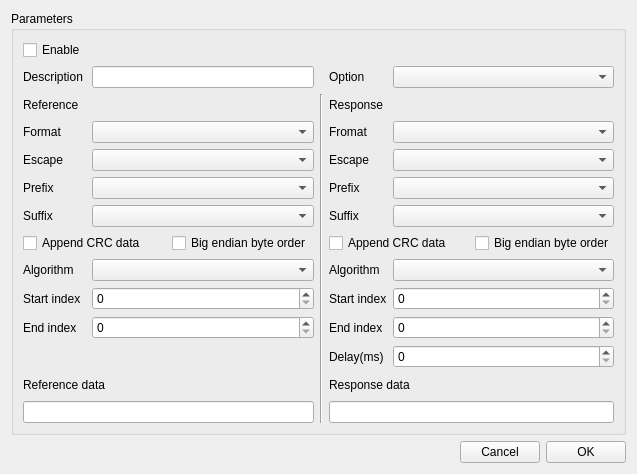
<?xml version="1.0" encoding="UTF-8"?>
<ui version="4.0">
 <class>SAKResponserToolUiEditor</class>
 <widget class="QWidget" name="SAKResponserToolUiEditor">
  <property name="geometry">
   <rect>
    <x>0</x>
    <y>0</y>
    <width>637</width>
    <height>474</height>
   </rect>
  </property>
  <property name="sizePolicy">
   <sizepolicy hsizetype="Preferred" vsizetype="Preferred">
    <horstretch>0</horstretch>
    <verstretch>0</verstretch>
   </sizepolicy>
  </property>
  <property name="windowTitle">
   <string notr="true">Form</string>
  </property>
  <layout class="QGridLayout" name="gridLayout">
   <item row="1" column="2">
    <widget class="QPushButton" name="pushButtonOk">
     <property name="text">
      <string>OK</string>
     </property>
    </widget>
   </item>
   <item row="1" column="0">
    <spacer name="horizontalSpacer">
     <property name="orientation">
      <enum>Qt::Horizontal</enum>
     </property>
     <property name="sizeHint" stdset="0">
      <size>
       <width>40</width>
       <height>20</height>
      </size>
     </property>
    </spacer>
   </item>
   <item row="1" column="1">
    <widget class="QPushButton" name="pushButtonCancel">
     <property name="text">
      <string>Cancel</string>
     </property>
    </widget>
   </item>
   <item row="0" column="0" colspan="3">
    <widget class="QGroupBox" name="groupBox">
     <property name="title">
      <string>Parameters</string>
     </property>
     <layout class="QGridLayout" name="gridLayout_2">
      <item row="6" column="4">
       <widget class="SAKAffixesComboBox" name="comboBoxResSuffix"/>
      </item>
      <item row="1" column="0">
       <widget class="QLabel" name="label">
        <property name="sizePolicy">
         <sizepolicy hsizetype="Fixed" vsizetype="Preferred">
          <horstretch>0</horstretch>
          <verstretch>0</verstretch>
         </sizepolicy>
        </property>
        <property name="text">
         <string>Description</string>
        </property>
       </widget>
      </item>
      <item row="0" column="0">
       <widget class="QCheckBox" name="checkBoxEnable">
        <property name="text">
         <string>Enable</string>
        </property>
       </widget>
      </item>
      <item row="9" column="0">
       <widget class="QLabel" name="label_15">
        <property name="sizePolicy">
         <sizepolicy hsizetype="Fixed" vsizetype="Preferred">
          <horstretch>0</horstretch>
          <verstretch>0</verstretch>
         </sizepolicy>
        </property>
        <property name="text">
         <string>Start index</string>
        </property>
       </widget>
      </item>
      <item row="4" column="3">
       <widget class="QLabel" name="label_8">
        <property name="sizePolicy">
         <sizepolicy hsizetype="Fixed" vsizetype="Preferred">
          <horstretch>0</horstretch>
          <verstretch>0</verstretch>
         </sizepolicy>
        </property>
        <property name="text">
         <string>Escape</string>
        </property>
       </widget>
      </item>
      <item row="7" column="0" colspan="2">
       <layout class="QHBoxLayout" name="horizontalLayout">
        <item>
         <widget class="QCheckBox" name="checkBoxRefCrcEnable">
          <property name="text">
           <string>Append CRC data</string>
          </property>
         </widget>
        </item>
        <item>
         <widget class="QCheckBox" name="checkBoxRefBigEndian">
          <property name="text">
           <string>Big endian byte order</string>
          </property>
         </widget>
        </item>
       </layout>
      </item>
      <item row="10" column="3">
       <widget class="QLabel" name="label_18">
        <property name="sizePolicy">
         <sizepolicy hsizetype="Fixed" vsizetype="Preferred">
          <horstretch>0</horstretch>
          <verstretch>0</verstretch>
         </sizepolicy>
        </property>
        <property name="text">
         <string>End index</string>
        </property>
       </widget>
      </item>
      <item row="3" column="3">
       <widget class="QLabel" name="label_6">
        <property name="sizePolicy">
         <sizepolicy hsizetype="Fixed" vsizetype="Preferred">
          <horstretch>0</horstretch>
          <verstretch>0</verstretch>
         </sizepolicy>
        </property>
        <property name="text">
         <string>Fromat</string>
        </property>
       </widget>
      </item>
      <item row="12" column="0" colspan="2">
       <widget class="QLabel" name="label_19">
        <property name="text">
         <string>Reference data</string>
        </property>
       </widget>
      </item>
      <item row="3" column="1">
       <widget class="SAKTextFormatComboBox" name="comboBoxRefFormat"/>
      </item>
      <item row="3" column="0">
       <widget class="QLabel" name="label_5">
        <property name="sizePolicy">
         <sizepolicy hsizetype="Fixed" vsizetype="Preferred">
          <horstretch>0</horstretch>
          <verstretch>0</verstretch>
         </sizepolicy>
        </property>
        <property name="text">
         <string>Format</string>
        </property>
       </widget>
      </item>
      <item row="10" column="0">
       <widget class="QLabel" name="label_16">
        <property name="sizePolicy">
         <sizepolicy hsizetype="Fixed" vsizetype="Preferred">
          <horstretch>0</horstretch>
          <verstretch>0</verstretch>
         </sizepolicy>
        </property>
        <property name="text">
         <string>End index</string>
        </property>
       </widget>
      </item>
      <item row="13" column="0" colspan="2">
       <widget class="QLineEdit" name="lineEditRefData"/>
      </item>
      <item row="8" column="4">
       <widget class="SAKCrcAlgorithmComboBox" name="comboBoxResAlgorithm"/>
      </item>
      <item row="5" column="4">
       <widget class="SAKAffixesComboBox" name="comboBoxResPrefix"/>
      </item>
      <item row="13" column="3" colspan="2">
       <widget class="QLineEdit" name="lineEditResData"/>
      </item>
      <item row="1" column="4">
       <widget class="SAKResponseOptionComboBox" name="comboBoxOption"/>
      </item>
      <item row="6" column="3">
       <widget class="QLabel" name="label_12">
        <property name="sizePolicy">
         <sizepolicy hsizetype="Fixed" vsizetype="Preferred">
          <horstretch>0</horstretch>
          <verstretch>0</verstretch>
         </sizepolicy>
        </property>
        <property name="text">
         <string>Suffix</string>
        </property>
       </widget>
      </item>
      <item row="8" column="3">
       <widget class="QLabel" name="label_14">
        <property name="sizePolicy">
         <sizepolicy hsizetype="Fixed" vsizetype="Preferred">
          <horstretch>0</horstretch>
          <verstretch>0</verstretch>
         </sizepolicy>
        </property>
        <property name="text">
         <string>Algorithm</string>
        </property>
       </widget>
      </item>
      <item row="3" column="4">
       <widget class="SAKTextFormatComboBox" name="comboBoxResFormat"/>
      </item>
      <item row="10" column="4">
       <widget class="QSpinBox" name="spinBoxResEnd">
        <property name="maximum">
         <number>1024</number>
        </property>
       </widget>
      </item>
      <item row="6" column="1">
       <widget class="SAKAffixesComboBox" name="comboBoxRefSuffix"/>
      </item>
      <item row="8" column="0">
       <widget class="QLabel" name="label_13">
        <property name="sizePolicy">
         <sizepolicy hsizetype="Fixed" vsizetype="Preferred">
          <horstretch>0</horstretch>
          <verstretch>0</verstretch>
         </sizepolicy>
        </property>
        <property name="text">
         <string>Algorithm</string>
        </property>
       </widget>
      </item>
      <item row="9" column="4">
       <widget class="QSpinBox" name="spinBoxResStart">
        <property name="maximum">
         <number>1024</number>
        </property>
       </widget>
      </item>
      <item row="5" column="3">
       <widget class="QLabel" name="label_11">
        <property name="sizePolicy">
         <sizepolicy hsizetype="Fixed" vsizetype="Preferred">
          <horstretch>0</horstretch>
          <verstretch>0</verstretch>
         </sizepolicy>
        </property>
        <property name="text">
         <string>Prefix</string>
        </property>
       </widget>
      </item>
      <item row="9" column="1">
       <widget class="QSpinBox" name="spinBoxRefStart">
        <property name="maximum">
         <number>1024</number>
        </property>
       </widget>
      </item>
      <item row="2" column="3" colspan="2">
       <widget class="QLabel" name="label_4">
        <property name="sizePolicy">
         <sizepolicy hsizetype="Fixed" vsizetype="Preferred">
          <horstretch>0</horstretch>
          <verstretch>0</verstretch>
         </sizepolicy>
        </property>
        <property name="text">
         <string>Response</string>
        </property>
       </widget>
      </item>
      <item row="5" column="1">
       <widget class="SAKAffixesComboBox" name="comboBoxRefPrefix"/>
      </item>
      <item row="8" column="1">
       <widget class="SAKCrcAlgorithmComboBox" name="comboBoxRefAlgorithm"/>
      </item>
      <item row="4" column="0">
       <widget class="QLabel" name="label_7">
        <property name="sizePolicy">
         <sizepolicy hsizetype="Fixed" vsizetype="Preferred">
          <horstretch>0</horstretch>
          <verstretch>0</verstretch>
         </sizepolicy>
        </property>
        <property name="text">
         <string>Escape</string>
        </property>
       </widget>
      </item>
      <item row="2" column="0" colspan="2">
       <widget class="QLabel" name="label_3">
        <property name="sizePolicy">
         <sizepolicy hsizetype="Fixed" vsizetype="Preferred">
          <horstretch>0</horstretch>
          <verstretch>0</verstretch>
         </sizepolicy>
        </property>
        <property name="text">
         <string>Reference</string>
        </property>
       </widget>
      </item>
      <item row="6" column="0">
       <widget class="QLabel" name="label_10">
        <property name="sizePolicy">
         <sizepolicy hsizetype="Fixed" vsizetype="Preferred">
          <horstretch>0</horstretch>
          <verstretch>0</verstretch>
         </sizepolicy>
        </property>
        <property name="text">
         <string>Suffix</string>
        </property>
       </widget>
      </item>
      <item row="1" column="3">
       <widget class="QLabel" name="label_2">
        <property name="sizePolicy">
         <sizepolicy hsizetype="Fixed" vsizetype="Preferred">
          <horstretch>0</horstretch>
          <verstretch>0</verstretch>
         </sizepolicy>
        </property>
        <property name="text">
         <string>Option</string>
        </property>
       </widget>
      </item>
      <item row="4" column="4">
       <widget class="SAKEscapeCharacterComboBox" name="comboBoxResEscape"/>
      </item>
      <item row="5" column="0">
       <widget class="QLabel" name="label_9">
        <property name="sizePolicy">
         <sizepolicy hsizetype="Fixed" vsizetype="Preferred">
          <horstretch>0</horstretch>
          <verstretch>0</verstretch>
         </sizepolicy>
        </property>
        <property name="text">
         <string>Prefix</string>
        </property>
       </widget>
      </item>
      <item row="12" column="3" colspan="2">
       <widget class="QLabel" name="label_20">
        <property name="text">
         <string>Response data</string>
        </property>
       </widget>
      </item>
      <item row="10" column="1">
       <widget class="QSpinBox" name="spinBoxRefEnd">
        <property name="maximum">
         <number>1024</number>
        </property>
       </widget>
      </item>
      <item row="9" column="3">
       <widget class="QLabel" name="label_17">
        <property name="sizePolicy">
         <sizepolicy hsizetype="Fixed" vsizetype="Preferred">
          <horstretch>0</horstretch>
          <verstretch>0</verstretch>
         </sizepolicy>
        </property>
        <property name="text">
         <string>Start index</string>
        </property>
       </widget>
      </item>
      <item row="2" column="2" rowspan="12">
       <widget class="Line" name="line">
        <property name="orientation">
         <enum>Qt::Vertical</enum>
        </property>
       </widget>
      </item>
      <item row="4" column="1">
       <widget class="SAKEscapeCharacterComboBox" name="comboBoxRefEscape"/>
      </item>
      <item row="1" column="1">
       <widget class="QLineEdit" name="lineEditDescription">
        <property name="sizePolicy">
         <sizepolicy hsizetype="Preferred" vsizetype="Fixed">
          <horstretch>0</horstretch>
          <verstretch>0</verstretch>
         </sizepolicy>
        </property>
       </widget>
      </item>
      <item row="7" column="3" colspan="2">
       <layout class="QHBoxLayout" name="horizontalLayout_2">
        <item>
         <widget class="QCheckBox" name="checkBoxResCrcEnable">
          <property name="text">
           <string>Append CRC data</string>
          </property>
         </widget>
        </item>
        <item>
         <widget class="QCheckBox" name="checkBoxResBigEndian">
          <property name="text">
           <string>Big endian byte order</string>
          </property>
         </widget>
        </item>
       </layout>
      </item>
      <item row="11" column="3">
       <widget class="QLabel" name="label_21">
        <property name="text">
         <string>Delay(ms)</string>
        </property>
       </widget>
      </item>
      <item row="11" column="4">
       <widget class="QSpinBox" name="spinBoxResDelay">
        <property name="maximum">
         <number>10000</number>
        </property>
       </widget>
      </item>
     </layout>
    </widget>
   </item>
  </layout>
 </widget>
 <customwidgets>
  <customwidget>
   <class>SAKEscapeCharacterComboBox</class>
   <extends>QComboBox</extends>
   <header location="global">SAKEscapeCharacterComboBox.hh</header>
  </customwidget>
  <customwidget>
   <class>SAKTextFormatComboBox</class>
   <extends>QComboBox</extends>
   <header location="global">SAKTextFormatComboBox.hh</header>
  </customwidget>
  <customwidget>
   <class>SAKAffixesComboBox</class>
   <extends>QComboBox</extends>
   <header location="global">SAKAffixesComboBox.hh</header>
  </customwidget>
  <customwidget>
   <class>SAKCrcAlgorithmComboBox</class>
   <extends>QComboBox</extends>
   <header location="global">SAKCrcAlgorithmComboBox.hh</header>
  </customwidget>
  <customwidget>
   <class>SAKResponseOptionComboBox</class>
   <extends>QComboBox</extends>
   <header location="global">SAKResponseOptionComboBox.hh</header>
  </customwidget>
 </customwidgets>
 <resources/>
 <connections/>
</ui>
